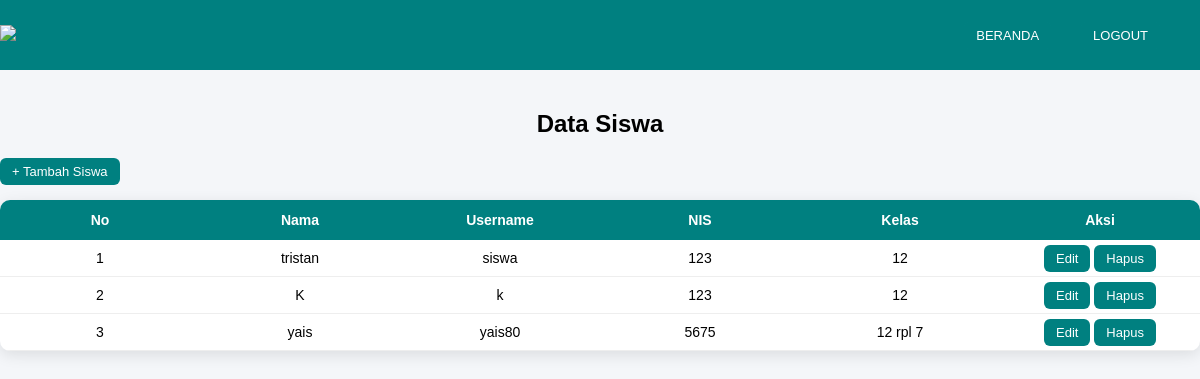
Screenshot of /admin/data_siswa.php (signed in) with the database file from the repository.
### tables this page shows
CREATE TABLE `users` (
  `id` int(11) NOT NULL,
  `nama` varchar(100) DEFAULT NULL,
  `username` varchar(50) DEFAULT NULL,
  `nis` varchar(20) DEFAULT NULL,
  `kelas` varchar(20) DEFAULT NULL,
  `password` varchar(255) DEFAULT NULL,
  `role` enum('admin','user') DEFAULT 'user'
);

### admin/data_siswa.php (the view, shortened to what this page needs)
<?php
include "../koneksi.php";
$query = mysqli_query(
    $koneksi,
    "SELECT * FROM users WHERE role='user' ORDER BY id ASC"
);
?>
<!DOCTYPE html>
<html>
<head>
</head>
<body>
<div class="header">
    <div class="logo">
        <img src="https://www.smkmutucikampek.sch.id/wp-content/uploads/2021/06/cropped-SMK-MUTU-500-x-160-px.png">
    </div>
    <div class="nav-menu">
        <ul>
            <a href="index.php"><li>BERANDA</li></a>
            <a href="../logout.php"><li>LOGOUT</li></a>
        </ul>
    </div>
</div>
<div class="container">
    <h2>Data Siswa</h2>
    <a href="tambah_siswa.php" class="btn-tambah">
        + Tambah Siswa
    </a>
    <table>
        <tr>
            <th>No</th>
            <th>Nama</th>
            <th>Username</th>
            <th>NIS</th>
            <th>Kelas</th>
            <th>Aksi</th>
        </tr>
        <?php $no = 1; ?>
        <?php while ($data = mysqli_fetch_assoc($query)) { ?>
        <tr>
            <td><?= $no++; ?></td>
            <td><?= $data['nama']; ?></td>
            <td><?= $data['username']; ?></td>
            <td><?= $data['nis']; ?></td>
            <td><?= $data['kelas']; ?></td>
            <td>
                <a href="edit_siswa.php?id=<?= $data['id']; ?>">Edit</a>
                <a href="hapus_siswa.php?id=<?= $data['id']; ?>"
                   onclick="return confirm('Yakin hapus siswa?')">
                   Hapus
                </a>
            </td>
        </tr>
        <?php } ?>
    </table>
</div>
</body>
</html>

### admin/data_siswa.php (style rules this page uses)
* { margin: 0; padding: 0; }
body { font-family: Arial, sans-serif; background-color: #f4f6f9; }
.header { width: 100%; height: 70px; background-color: #008080; display: flex; align-items: center; }
.nav-menu { margin-left: auto; margin-right: 40px; }
.nav-menu ul { list-style: none; display: flex; gap: 30px; }
.nav-menu ul li { color: white; font-weight: 500; cursor: pointer; }
.logo img { height: 55px; }
h2 { text-align: center; margin-bottom: 20px; }
.container { max-width: 1200px; margin: auto; margin-top: 40px; }
table { width: 100%; border-collapse: collapse; background-color: white; border-radius: 10px; overflow: hidden; box-shadow: 0 4px 15px rgba(0, 0, 0, 0.1); table-layout: fixed; }
th { background-color: #008080; color: white; padding: 12px; font-size: 14px; }
td { padding: 10px; text-align: center; font-size: 14px; border-bottom: 1px solid #eee; word-break: break-word; }
a { text-decoration: none; background-color: #008080; color: white; padding: 6px 12px; border-radius: 6px; font-size: 13px; }
.btn-tambah { margin-bottom: 15px; display: inline-block; }

### rows the page displays
users: nama "tristan", username "siswa", nis "123", kelas "12"
users: nama "K", username "k", nis "123", kelas "12"
users: nama "yais", username "yais80", nis "5675", kelas "12 rpl 7"
